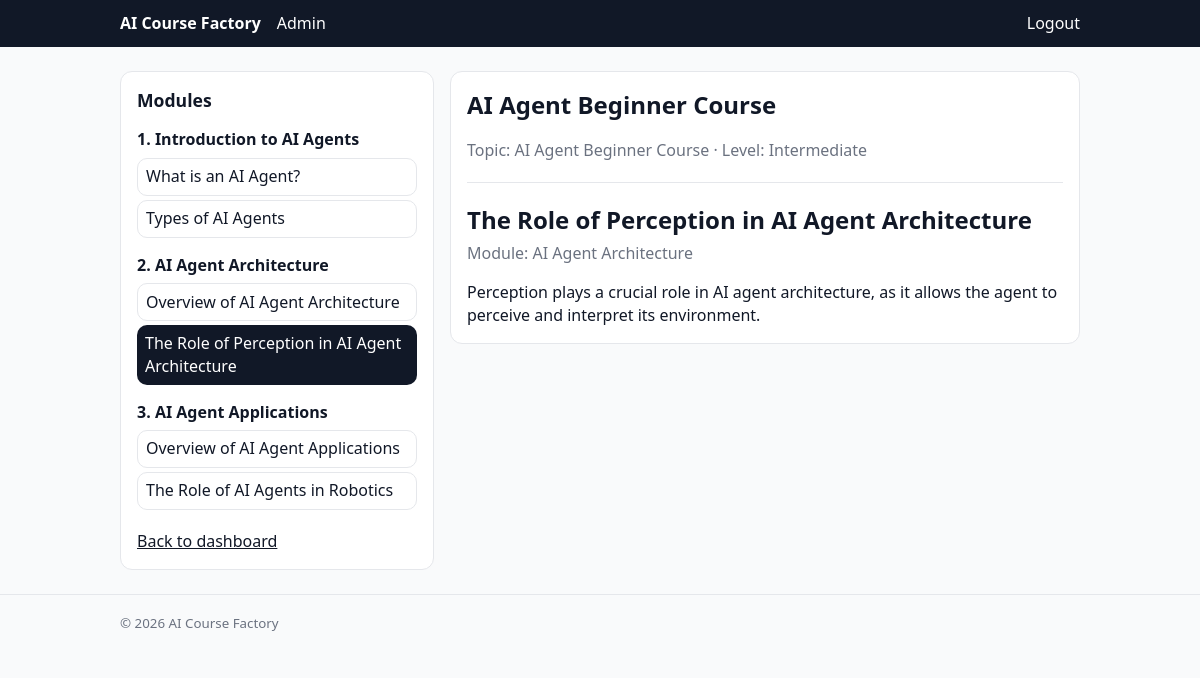
The page /course/1/?lesson=4 (signed in) on the database its author committed.
### dashboard/models.py (models this page shows, shortened)
class Module(models.Model):
    course = models.ForeignKey(
        Course,
        on_delete=models.CASCADE,
        related_name="modules",
    )
    title = models.CharField(max_length=255)
    order = models.PositiveIntegerField()
    class Meta:
        ordering = ["order"]

class Lesson(models.Model):
    module = models.ForeignKey(
        Module,
        on_delete=models.CASCADE,
        related_name="lessons",
    )
    title = models.CharField(max_length=255)
    content = models.TextField()
    order = models.PositiveIntegerField()
    class Meta:
        ordering = ["order"]

class Course(models.Model):
    user = models.ForeignKey(
        "auth.User",
        on_delete=models.CASCADE,
        related_name="courses",
    )
    title = models.CharField(max_length=255)
    topic = models.CharField(max_length=255)
    level = models.CharField(max_length=50)
    created_at = models.DateTimeField(auto_now_add=True)

### dashboard/views.py (the view, shortened to what this page needs)
# urls.py: path("course/<int:course_id>/", dashboard_views.course_detail, name="course_detail"),
@login_required(login_url="/login/")
def course_detail(request, course_id: int):
    course = get_object_or_404(
        Course.objects.prefetch_related("modules__lessons", "modules__quizzes"),
        id=course_id,
        user=request.user,
    )
    lesson_id = request.GET.get("lesson")
    active_lesson = None
    if lesson_id:
        try:
            active_lesson_id = int(lesson_id)
        except (TypeError, ValueError):
            active_lesson_id = None
        if active_lesson_id:
            active_lesson = (
                Lesson.objects.select_related("module")
                .filter(id=active_lesson_id, module__course=course)
                .first()
            )
    active_module = active_lesson.module if active_lesson else None
    return render(
        request,
        "dashboard/course_detail.html",
        {
            "course": course,
            "active_lesson": active_lesson,
            "active_module": active_module,
        },
    )

### templates/dashboard/course_detail.html (shortened to what this page needs)
{% extends "base.html" %}
{% block content %}
  <div style="max-width: 1100px; margin: 0 auto; display: flex; gap: 1rem; align-items: flex-start;">
    <aside class="card" style="width: 280px; position: sticky; top: 1rem;">
      <h2 style="margin-top: 0; font-size: 1.1rem;">Modules</h2>
      {% for module in course.modules.all %}
        <div style="margin-bottom: 1rem;">
          <div style="font-weight: 700; margin-bottom: 0.4rem;">
            {{ module.order }}. {{ module.title }}
          </div>
          <ul style="list-style: none; padding-left: 0; margin: 0; display: grid; gap: 0.25rem;">
            {% for lesson in module.lessons.all %}
              {% if active_lesson and lesson.id == active_lesson.id %}
                <li>
                  <a
                    href="{% url 'course_detail' course_id=course.id %}?lesson={{ lesson.id }}"
                    style="display: block; text-decoration: none; padding: 0.4rem 0.5rem; border-radius: 10px; background: #111827; color: #fff;"
                  >
                    {{ lesson.title }}
                  </a>
                </li>
              {% else %}
                <li>
                  <a
                    href="{% url 'course_detail' course_id=course.id %}?lesson={{ lesson.id }}"
                    style="display: block; text-decoration: none; padding: 0.4rem 0.5rem; border-radius: 10px; border: 1px solid var(--border); background: #fff;"
                  >
                    {{ lesson.title }}
                  </a>
                </li>
              {% endif %}
            {% endfor %}
          </ul>
        </div>
      {% endfor %}
      <a href="/dashboard/" style="display: inline-block; margin-top: 0.25rem;">Back to dashboard</a>
    </aside>
    <section class="card" style="flex: 1;">
      <h1 style="margin-top: 0;">{{ course.title }}</h1>
      <p style="margin-top: -0.25rem; color: var(--muted);">
        Topic: {{ course.topic }} &middot; Level: {{ course.level }}
      </p>
      <hr style="border: none; border-top: 1px solid var(--border); margin: 1.25rem 0;" />
      {% if active_lesson %}
        <h2 style="margin: 0 0 0.25rem 0;">{{ active_lesson.title }}</h2>
        {% if active_module %}
          <p style="margin: 0 0 1rem 0; color: var(--muted);">Module: {{ active_module.title }}</p>
        {% endif %}
        <div style="white-space: pre-wrap;">{{ active_lesson.content }}</div>
      {% else %}
        <p style="margin: 0;">No lessons found for this course.</p>
      {% endif %}
    </section>
  </div>
{% endblock %}

### templates/base.html (style rules this page uses)
:root { --bg: #f9fafb; --fg: #111827; --muted: #6b7280; --border: #e5e7eb; --brand: #111827; }
body { margin: 0; background: var(--bg); color: var(--fg); font-family: system-ui, -apple-system, Segoe UI, Roboto, Arial, sans-serif; line-height: 1.45; }
.card { background: #fff; border: 1px solid var(--border); border-radius: 12px; padding: 1rem; }
a { color: inherit; }

### rows shown on the page
Module: order "1", title "Introduction to AI Agents"
Lesson: title "What is an AI Agent?"
Lesson: title "Types of AI Agents"
Module: order "2", title "AI Agent Architecture"
Lesson: title "Overview of AI Agent Architecture"
Lesson: title "The Role of Perception in AI Agent Architecture", content "Perception plays a crucial role in AI agent architecture, as it allows the agent to perceive and interpret its environment."
Module: order "3", title "AI Agent Applications"
Lesson: title "Overview of AI Agent Applications"
Lesson: title "The Role of AI Agents in Robotics"
Course: title "AI Agent Beginner Course", topic "AI Agent Beginner Course", level "Intermediate"
